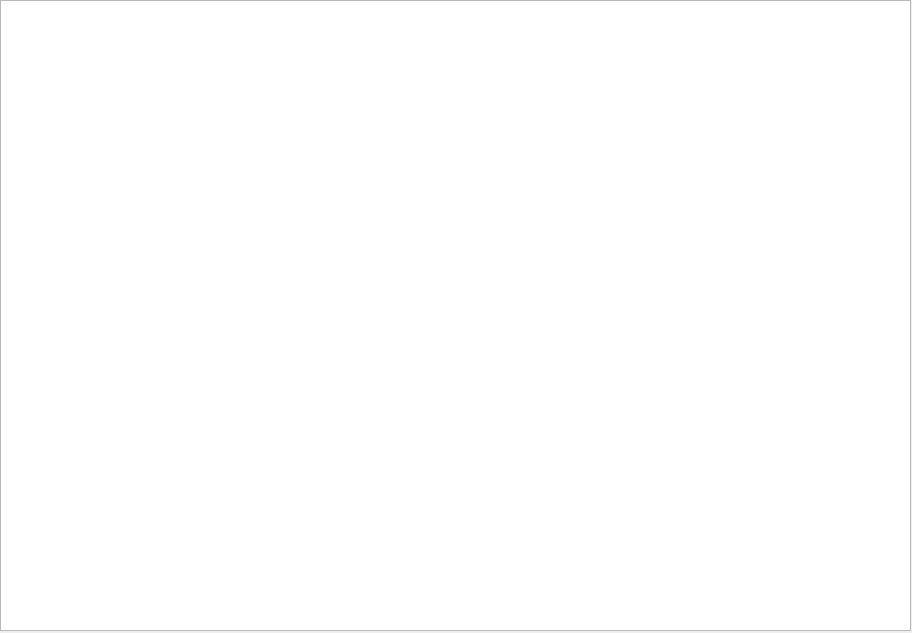
<?xml version="1.0" encoding="UTF-8"?>
<ui version="4.0">
 <class>Form_Modules</class>
 <widget class="QWidget" name="Form_Modules">
  <property name="geometry">
   <rect>
    <x>0</x>
    <y>0</y>
    <width>912</width>
    <height>633</height>
   </rect>
  </property>
  <property name="contextMenuPolicy">
   <enum>Qt::ActionsContextMenu</enum>
  </property>
  <property name="windowTitle">
   <string>Form</string>
  </property>
  <widget class="QTableView" name="tableView">
   <property name="geometry">
    <rect>
     <x>0</x>
     <y>0</y>
     <width>911</width>
     <height>631</height>
    </rect>
   </property>
   <property name="contextMenuPolicy">
    <enum>Qt::ActionsContextMenu</enum>
   </property>
  </widget>
 </widget>
 <resources/>
 <connections/>
</ui>
